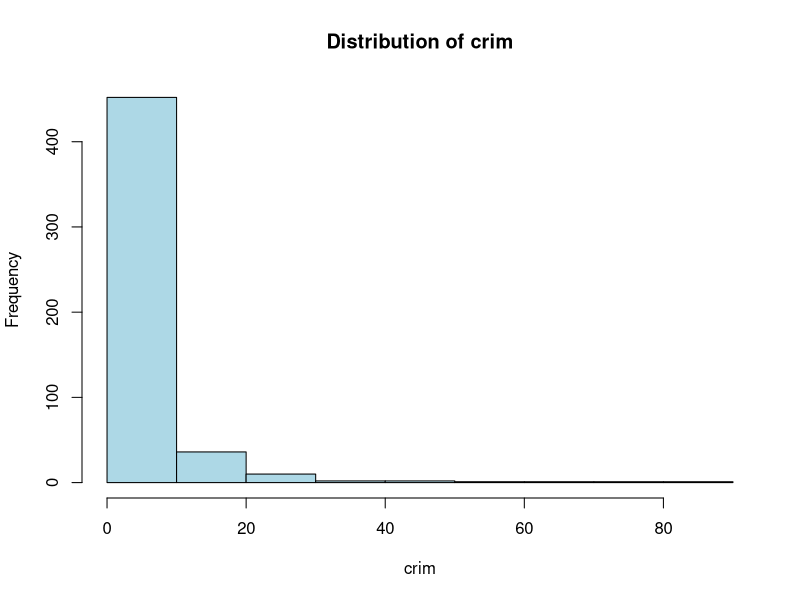
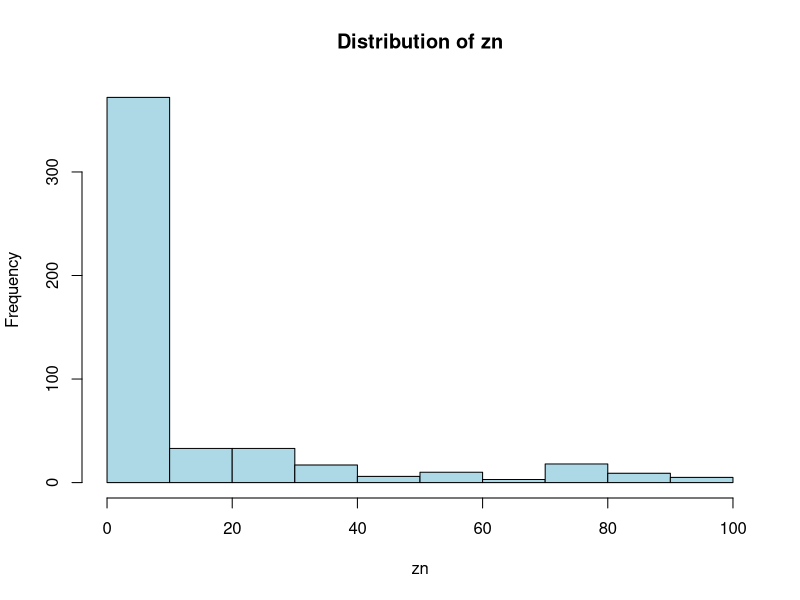
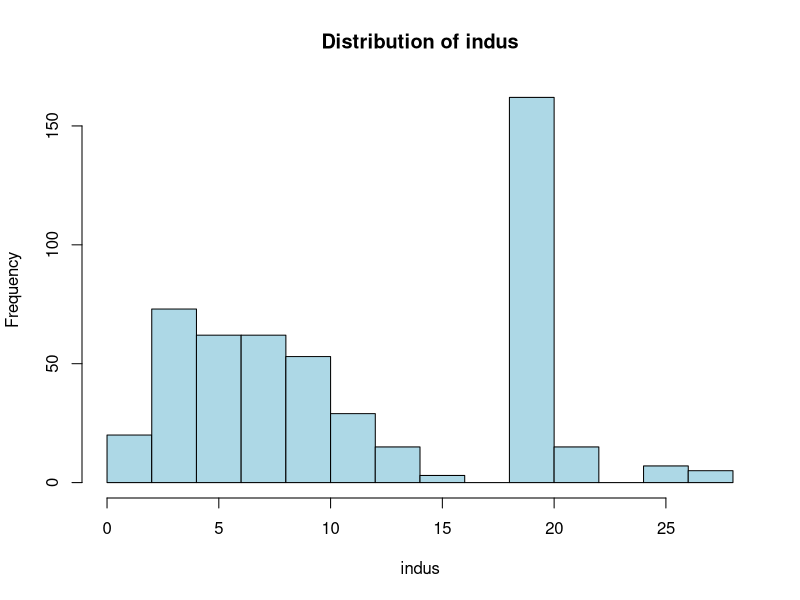
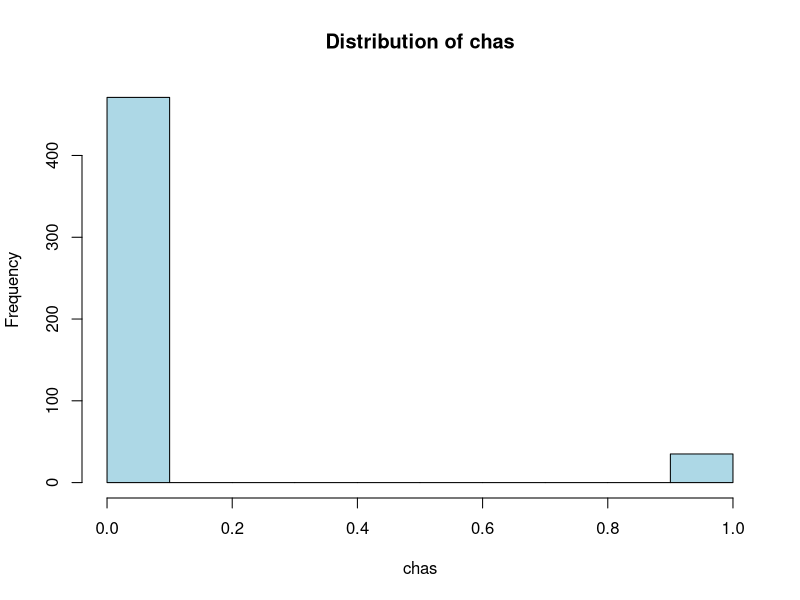
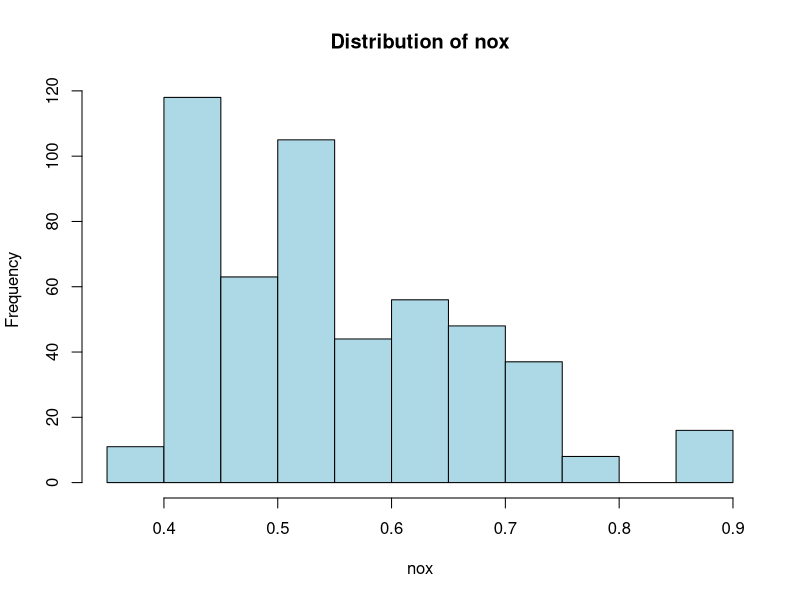
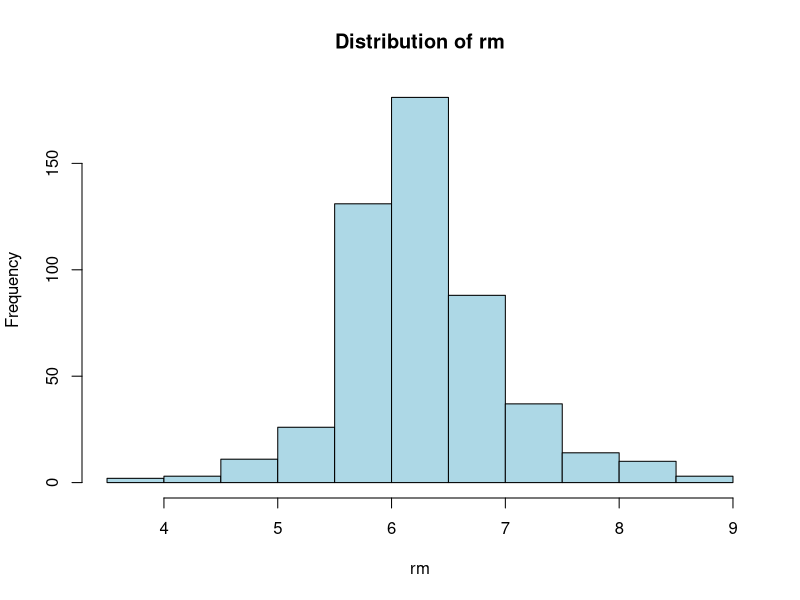
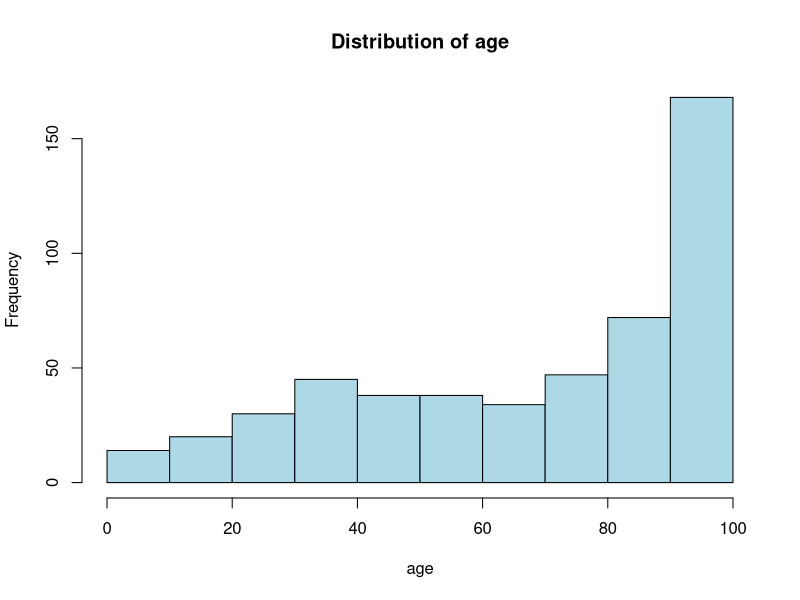
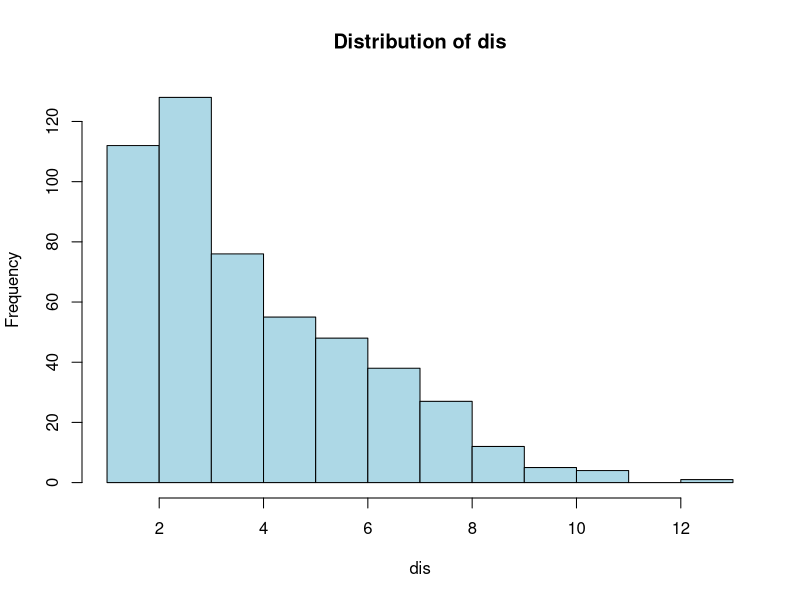

These figures' R source, in order:
install.packages("MASS")
install.packages("ggplot2")
install.packages("corrplot")

library(MASS)
library(ggplot2)
library(corrplot)

# load dataset
data("Boston")
head(Boston)

# data exploration
str(Boston)
summary(Boston)

# missing values
sum(is.na(Boston))

# data visualization - hist for freq dist of all
for (variable in names(Boston)) {
  hist(Boston[[variable]], main = paste("Distribution of", variable), 
       col = "lightblue", xlab = variable)
}

# - scatter plot for realtionship: each vs medv
for (variable in names(Boston)[-14]) { # take out medv (14th column)
  plot(Boston[[variable]], Boston$medv, 
       xlab = variable, ylab = "Median Value (medv)", 
       main = paste(variable, "vs medv"))
}

# - correlation matrix
correlation_matrix <- cor(Boston)
corrplot(correlation_matrix, method = "color", tl.cex = 0.8)

# regression analysis
linear_model <- lm(medv ~ ., data = Boston)
summary(linear_model)

# Prediction
predicted_values <- predict(linear_model, newdata = Boston)

# actual vs predicted
results <- data.frame(Actual = Boston$medv, Predicted = predicted_values)
head(results)

# model eval
mse <- mean((results$Actual - results$Predicted)^2)
cat("Mean Squared Error (MSE):", mse, "\n")
r_squared <- summary(linear_model)$r.squared
cat("R-squared:", r_squared, "\n")

# plot predictions
ggplot(results, aes(x = Actual, y = Predicted)) +
  geom_point(color = "olivedrab") +
  geom_abline(intercept = 0, slope = 1, color = "peru", linetype = "dashed") +
  labs(title = "Actual vs Predicted Median Home Values",
       x = "Actual Median Value",
       y = "Predicted Median Value") +
  theme_minimal()
